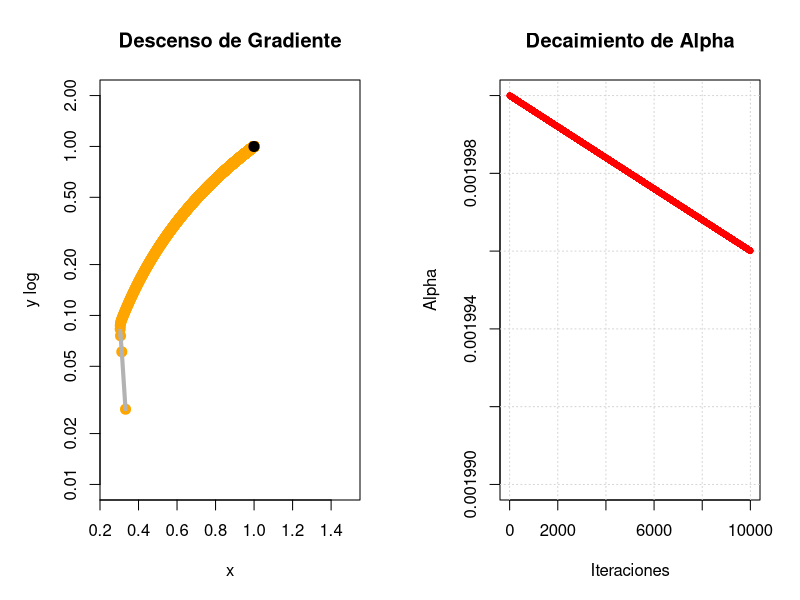

This chart was generated by the following R code:
#funcion objetivo
f <- function (x){
  (1 - x[1])^2 + 100*( x[2] - x[1]^2)^2
}

f_gran <- function(x){
  dx <- -2*(1 - x[1]) - 400*x[1]*(x[2] - x[1]^2)
  dy <- 200*(x[2] - x[1]^2)
  return(c(dx,dy))
}

#alfa
alpha <- 0.002
#gama
gama <-alpha/10000
#valor inicial
x <- c(-1,-1)
#-----------------

#constantes
tolerancia <- 1e-6
max_inter <- 10000
#-----------------

#contador
contador <- 0
contador_2 <- 0
distancia_total <- 0 

#-----------------
# Configurar ventana con 2 gráficos
par(mfrow = c(1, 2), mar = c(5, 5, 4, 2))

# grafico de X y Y
plot(x[1], x[2], xlim = c(0.25, 1.5), ylim = c(0.01,2), 
     xlab = "x", ylab="y log",
     log = "y",
     main = "Descenso de Gradiente",
     pch = 20, col = "blue", cex = 2)

#-----------------
for (i in 1:max_inter){
  #Cada vez que entra suma 1 para tener la cantidad de iteracion
  contador <- contador + 1
  #-----------------
  
  #calcular alfa k
  alpha_k <- alpha * exp(-i * gama)
  #calculo del nuevo X
  x_nuevo <- x - alpha_k*f_gran(x)
  #-----------------
  
  #graficar
  points(x_nuevo[1], x_nuevo[2], pch = 20, col = "orange", cex = 2)
  # Graficar línea de trayectoria entre x y x_nuevo
  segments(x[1], x[2], x_nuevo[1], x_nuevo[2], col = "gray70", lwd = 4)
  # Calcular distancia recorrida en este paso
  distancia_paso <- sqrt((x_nuevo[1] - x[1])^2 + (x_nuevo[2] - x[2])^2)
  distancia_total <- distancia_total + distancia_paso
  #retriccion para evitar errores
  #-------------------------------------------------------------------
  
  if(norm(f_gran(x_nuevo), "2") < tolerancia | 
     norm(x_nuevo - x, "2") < tolerancia){
    break
  }
  #-----------------
  
  #remplazaomos X original por X nuevo para repetir el ciclo
  x <- x_nuevo
}
points(x_nuevo[1], x_nuevo[2], pch = 20, col = "black", cex = 2)
#-----------------------------------------------------------------

plot(contador, alpha_k,
     xlim = c(0, max_inter), ylim = c(0.00199,0.002), 
     xlab = "Iteraciones", ylab = "Alpha",
     main = "Decaimiento de Alpha",
     type = "n")
grid()  # Gráfico vacío
for (i in 1:max_inter){
  contador_2 <- contador_2 + 1
  alpha_k <- (alpha)/(1 + contador_2*gama)
  points(contador_2, alpha_k, pch = 20, col = "red", cex = 1)
}
#-----------------------------------------------------------------

points(x_nuevo[1], x_nuevo[2], pch = 20, col = "black", cex = 3)
cat("El número de iteraciones necesarias es:", contador, "\n")
cat("El valor de alpha inicial:", alpha, "\n")
cat("El valor de alpha final:", alpha_k, "\n")
cat("El punto mínimo encontrado es:", x_nuevo, "\n")
cat("El valor de la función en ese punto es:", f(x_nuevo), "\n")